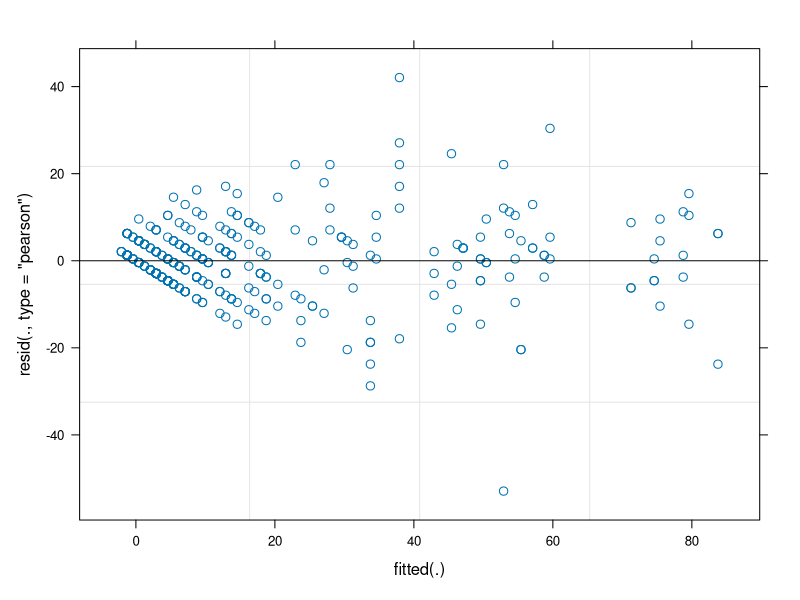
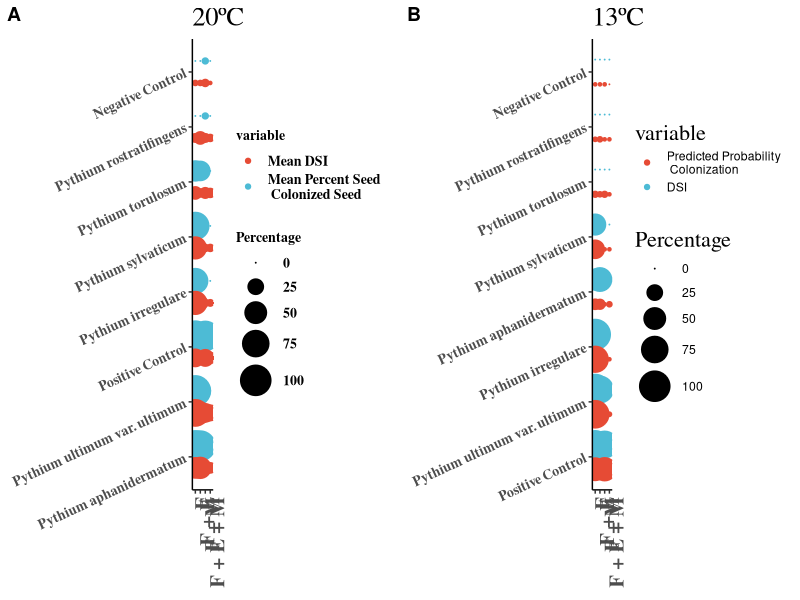
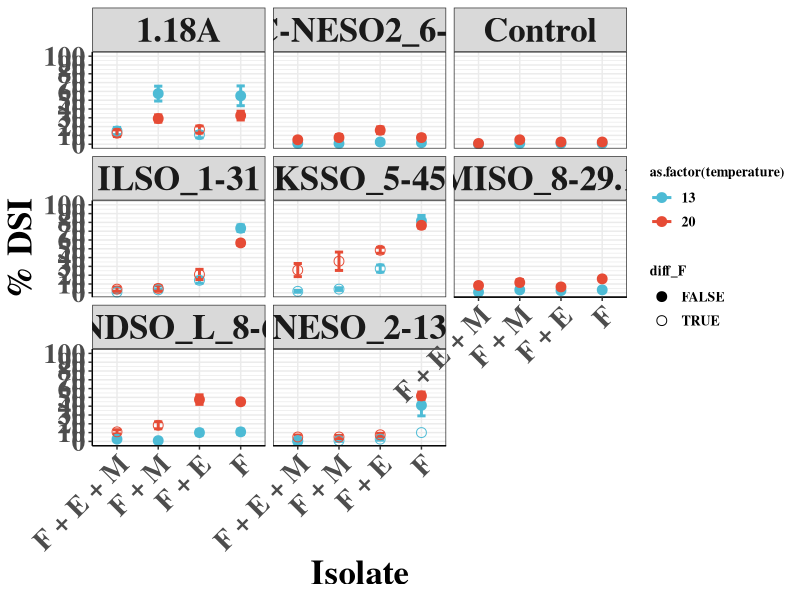
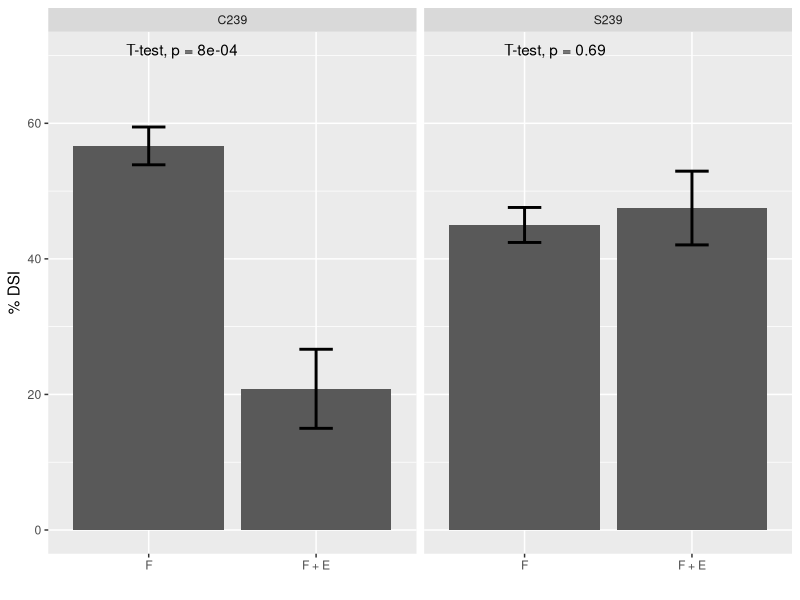
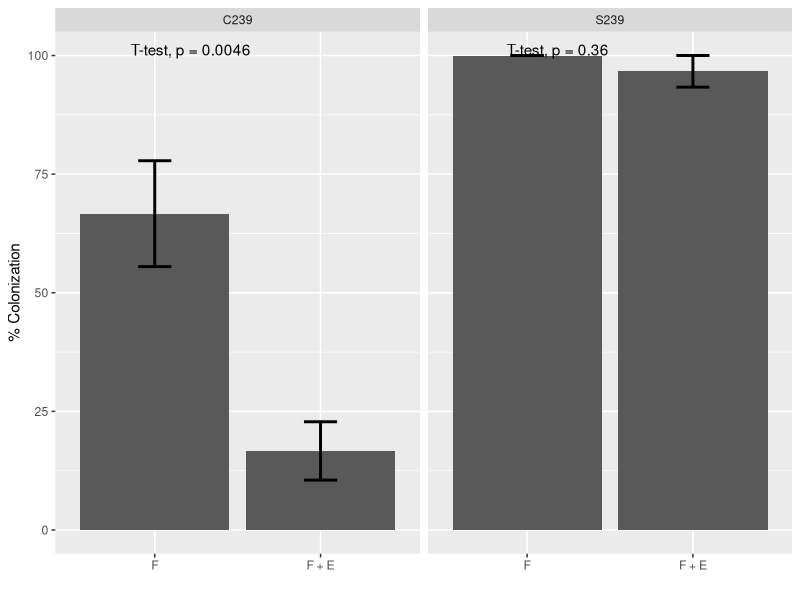

Write the R code that produced these figures, in order.
## ---- chunk 1
# ipak function: install and load multiple R packages.
# check to see if packages are installed. Install them if they are not, then load them into the R session.
# Source: https://gist.github.com/stevenworthington/3178163
ipak <- function(pkg){
new.pkg <- pkg[!(pkg %in% installed.packages()[,"Package"])]
if (length(new.pkg)) 
    install.packages(new.pkg, dependencies = TRUE)
sapply(pkg, require, character.only = TRUE)
}
## ---- chunk 2
packages <- c("drc", "lme4", "lsmeans", "plyr", "plotrix", "knitr", "ggplot2", "lmtest", "lmerTest", "Rmisc", "gridExtra", "plotly", "webshot", "ggpmisc", "multcompView", "ggsci", "AER", "multcomp", "ggpubr", "ggsci", "cowplot", "emmeans", "lme4")
ipak(packages)
## ---- chunk 3
seedrot <- read.csv("seedinfectionassay_clean.csv") #%DI data 
## ---- chunk 4
seedrot$treatment_name <- ordered(seedrot$treatment_name, levels = c("F", "F + E", "F + M", "F + E + M"))
seedrot$DI <- 100*(seedrot$DI)

mod_DI <- lm(DI ~ treatment_name*isolate*as.factor(temperature), data = seedrot)
#plot(mod.13)
anova(mod_DI)

mod1_DI <- lmer(DI ~ treatment_name*isolate*as.factor(temperature) + (1|biorep), data = seedrot)
plot(mod1_DI)
anova(mod1_DI)

AIC(mod_DI)
AIC(mod1_DI) # the AIC is less, go with mod1 
## ---- chunk 5
lsmeans_CvsA_DI <- emmeans(mod1_DI, ~isolate|treatment_name|temperature) # estimate lsmeans of isolates and compare them to the control to see which were pathogenic

# testing which isolate causes disease on fludioxonil signifincalty more than the control
# if they cause disease significanlty better than the control on fludioxonil treated seed 
# this defines which are pathogenic
CvsA_mod1_DI <- emmeans::contrast(lsmeans_CvsA_DI, "trt.vs.ctrl", ref = 3, adjust = "tuk")
# shows contrasts - in this case we really only care about the F treatment in 13 and 20ºC
CvsA_mod1_DI

lsmeans_treatment_DI <- emmeans(mod1_DI, ~treatment_name|isolate|temperature) # estimate lsmeans of isolates and compare them within isolate which treatments worked the best

treatment_mod1_DI <- emmeans::contrast(lsmeans_treatment_DI, "trt.vs.ctrl", ref = 1, adjust = "tuk") # testing the effect of each treatment within each isolate 
# shows contrasts 
treatment_mod1_DI
## ---- chunk 6
#Summarizing data using different parameters by plyr library
seed_sum <- ddply(seedrot, c("isolate", "species", "treatment_name", "temperature"), summarise,
              N_DI = length(DI),
              mean_DI = mean(DI), 
              sd_DI = sd(DI),
              se_DI = sd_DI/sqrt(N_DI),
              N_seedcol = length(percent_col),
              mean_seedcol = mean(percent_col), 
              sd_seedcol = sd(percent_col),
              se_seedcol = sd(percent_col)/sqrt(N_seedcol)
)
kable(seed_sum)
#write.csv(seed_sum, "seedrot_mean.csv")
## ---- chunk 7
colnames(seed_sum)
seed_sum.r <- reshape::melt(seed_sum, c("isolate","species","treatment_name","temperature"))
seed_sum.r <- rbind.data.frame(seed_sum.r[seed_sum.r$variable == "mean_seedcol",], seed_sum.r[seed_sum.r$variable == "mean_DI",])
seed_sum.r$treatment <- rep(c(2,2,3,3,4,4,5,5), 16)

p1 <- ggplot(seed_sum.r[seed_sum.r$temperature == "20",], aes(x = reorder(species, -value), y = treatment, size = value, color = variable)) + 
  coord_flip() +
  geom_point(stat = "identity", position = position_dodge(width = 0.8)) +
  scale_size_continuous(name = "Percentage",
                          limits = c(0, 100),
                          breaks = c(0, 25, 50, 75,100),
                          range = c(0, 10) ) +
  scale_y_discrete(limit = c(2,3,4,5),
                     labels = c("F", "F + E", "F + M", "F + E + M")) +
  theme_classic() + 
  scale_color_npg(labels = c("Mean DSI", "Mean Percent Seed \n Colonized Seed")) + 
  theme(axis.text.x = element_text(size = 15, face = "bold", family = "serif", angle = 90, hjust = 1),
          axis.text.y = element_text(size = 10, face = "bold", family = "serif", angle = 25, hjust = 1),
          axis.title.x = element_text(size = 0, face = "bold", family = "serif"),
          axis.title.y = element_text(size = 0, face = "bold", family = "serif"),
          axis.line.x = element_line(colour = 'black', size=0.5, linetype='solid'),
          axis.line.y = element_line(colour = 'black', size=0.5, linetype='solid'),
          legend.text = element_text(size = 10, face = "bold", family = "serif"),
          legend.key = element_blank(),
          legend.title = element_text(size = 10, face="bold", family = "serif"),
          legend.position = "right",
          strip.text.x = element_text(size = 25, face = "bold", family = "serif"),
        title = element_text(size = 16, family = "serif")) +
  labs(title = "20ºC", list(x = "Species",  
            y = "Treatment")) 
p2 <- ggplot(seed_sum.r[seed_sum.r$temperature == "13",], aes(x = reorder(species, -value), y = treatment, size = value, color = variable)) + 
  coord_flip() +
  geom_point(stat = "identity", position = position_dodge(width = 0.9)) +
  scale_size_continuous(name = "Percentage",
                          limits = c(0, 100),
                          breaks = c(0, 25, 50, 75,100),
                          range = c(0, 10) ) +
  scale_y_discrete(limit = c(2,3,4,5),
                     labels = c("F", "F + E", "F + M", "F + E + M")) +
  theme_classic() +
  scale_color_npg(labels = c("Predicted Probability \n Colonization", "DSI")) + 
  theme(axis.text.x = element_text(size = 15, face = "bold", family = "serif", angle = 90, hjust = 1),
          axis.text.y = element_text(size = 10, face = "bold", family = "serif", angle = 25, hjust = 1),
          axis.title.x = element_text(size = 0, face = "bold", family = "serif"),
          axis.title.y = element_text(size = 0, face = "bold", family = "serif"),
          axis.line.x = element_line(colour = 'black', size=0.5, linetype='solid'),
          axis.line.y = element_line(colour = 'black', size=0.5, linetype='solid'),
          legend.key = element_blank(),
          strip.text.x = element_text(size = 25, face = "bold", family = "serif"),
        title = element_text(size = 16, family = "serif")) +
  labs(title = "13ºC", list(x = "Species",  
            y = "Treatment")) 

plot_grid(p1, p2, labels = c("A", "B"), align = "h")
## ---- chunk 8
seedrot$treatment_name <- ordered(seedrot$treatment_name, levels = c("NTC", "F", "F + E", "F + M", "F + E + M"))
colors <- pal_npg("nrc")(9)

ggplot(seedrot, aes(x = reorder(treatment_name, DI), y = DI, color = as.factor(temperature), shape = diff_F)) +
  #geom_boxplot(aes(fill = as.factor(temperature))) +
  #geom_jitter(aes(color = as.factor(temperature))) +
  stat_summary(fun.data = mean_se, geom = "errorbar", size = 1, width = 0.2) +
  stat_summary(fun.y = mean, geom = "point", size = 3) + 
  #stat_compare_means(method = "anova", label.y = 60, size = 10)+ # Add global p-value
  #stat_compare_means(aes(label = ..p.signif..),
   #               method = "t.test", ref.group = "Control", label.y = 70,size = 10, hide.ns = TRUE) +
  theme_bw() +
  xlab("Isolate") + 
  ylab("% DSI") + 
  scale_shape_manual(values = c(19, 21)) +
  scale_colour_manual(values=c(colors[2], colors[1])) +
  scale_y_continuous(limits = c(0, 100), breaks = seq(from = 0, to = 100, by = 10)) +
  coord_cartesian(ylim=c(0, 100)) +
  facet_wrap(~isolate) +
  #annotate("text", x = 5, y = 100, label = "20ºC", size = 10) + 
  theme(axis.text.x = element_text(size = 20, face = "bold", family = "serif", angle = 45, hjust = 1),
          axis.text.y = element_text(size = 20, face = "bold", family = "serif"),
          axis.title.x = element_text(size = 25, face = "bold", family = "serif"),
          axis.title.y = element_text(size = 25, face = "bold", family = "serif"),
          axis.line.x = element_line(colour = 'black', size=0.5, linetype='solid'),
          axis.line.y = element_line(colour = 'black', size=0.5, linetype='solid'),
          legend.text = element_text(size = 10, face = "bold", family = "serif"),
          legend.key = element_blank(),
          legend.title = element_text(size = 10, face="bold", family = "serif"),
          legend.position = "right", 
          strip.text.x = element_text(size = 25, face = "bold", family = "serif"),
        title = element_text(size = 16, family = "serif")) 
## ---- chunk 9
isolates <- c("NDSO_L_8-6", "ILSO_1-31")
treatments <- c("F", "F + E")
seedrot.sub <- seedrot[seedrot$isolate %in% isolates & seedrot$treatment_name %in% treatments,] %>%
    subset(temperature == 20)
seedrot.sub$isolate <- factor(seedrot.sub$isolate)
levels(seedrot.sub$isolate)<- c("C239", "S239")

# Percent DSI - Figure in manuscript
ggplot(seedrot.sub, aes(x = treatment_name, y = DI)) + 
  stat_summary(fun.y = mean, geom = "bar", size = 3) + 
  stat_summary(fun.data = mean_se, geom = "errorbar", size = 1, width = 0.2) +
  facet_wrap(~isolate) + 
    xlab("") + 
    ylab("% DSI") +
   stat_compare_means(method = "t.test")

# Percent colonized seed   
ggplot(seedrot.sub, aes(x = treatment_name, y = percent_col)) + 
  stat_summary(fun.y = mean, geom = "bar", size = 3) + 
  stat_summary(fun.data = mean_se, geom = "errorbar", size = 1, width = 0.2) +
  facet_wrap(~isolate) + 
    xlab("") + 
    ylab("% Colonization") +
   stat_compare_means(method = "t.test")
  
